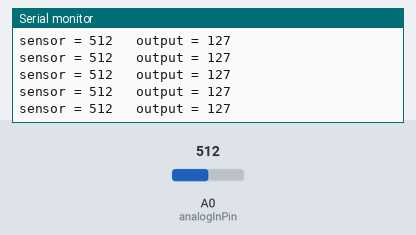
Simulated run of this sketch. Board: Arduino Uno, built with avr-gcc and run on an emulated ATmega328P. Parts: the last lines printed to the serial monitor. Inputs (shaded band) come from the test bench; at power-on: A0 (analogInPin) = 512.

Above: at 1.2 s.
1.3 s: A0 (analogInPin) set to 411
At 2.4 s:
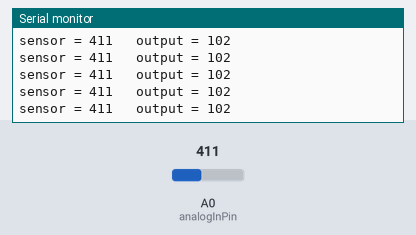
4.3 s: A0 (analogInPin) set to 387
At 5.3 s:
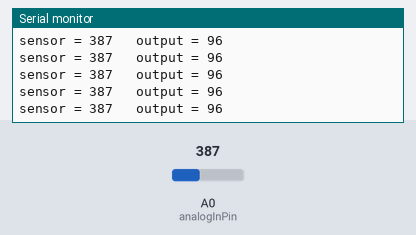
19.3 s: A0 (analogInPin) set to 983
At 19.9 s:
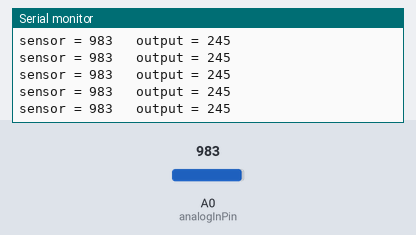
20.8 s: A0 (analogInPin) set to 1013
At 21.6 s:
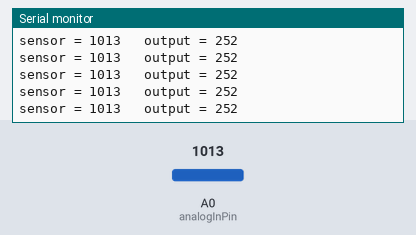
Timing chart, 0 to 23.3 s (numbered marks = the images above; inputs shaded):
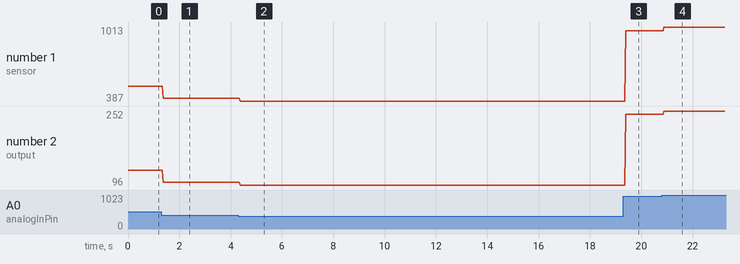

Measured:
- after the input at 1.3 s, the serial monitor: prints a new line after 0.07 s (image 1)
- after the input at 4.3 s, the serial monitor: prints a new line after 0.07 s (image 2)
- after the input at 19.3 s, the serial monitor: prints a new line after 0.09 s (image 3)
- after the input at 20.8 s, the serial monitor: prints a new line after 0.08 s (image 4)
- plotted number 1: 512 → 411 after the input at 1.3 s, 411 → 387 after the input at 4.3 s, 387 → 983 after the input at 19.3 s, 983 → 1013 after the input at 20.8 s
- plotted number 2: 127 → 102 after the input at 1.3 s, 102 → 96 after the input at 4.3 s, 96 → 245 after the input at 19.3 s, 245 → 252 after the input at 20.8 s

The sketch:

arduino-exercise2.ino
```cpp
const int analogInPin = A0;  // Analog input pin that the potentiometer is attached to
int sensorValue = 0;        // value read from the pot
int outputValue = 0; // the value we are going to use later on

void setup() {
  Serial.begin(9600);
}

void loop() {
  // read the analog in value:
  sensorValue = analogRead(analogInPin);

  // map it to the range of the analog out:
  outputValue = map(sensorValue, 0, 1023, 0, 255);

  Serial.print("sensor = ");
  Serial.print(sensorValue);
  Serial.print("\t output = ");
  Serial.println(outputValue);

  delay(2);
}
```

arduino-getvalue.ino
```cpp
String getValue(String data, char separator, int index) {
  int found = 0;
  int strIndex[] = {0, -1};
  int maxIndex = data.length()-1;

  for(int i=0; i<=maxIndex && found<=index; i++){
    if(data.charAt(i)==separator || i==maxIndex){
        found++;
        strIndex[0] = strIndex[1]+1;
        strIndex[1] = (i == maxIndex) ? i+1 : i;
    }
  }

  return found>index ? data.substring(strIndex[0], strIndex[1]) : "";
}

//source: https://stackoverflow.com/a/29673158/10974490

/* example usage:
  String demo = "red,green,blue"; // note the absence of spaces
  getValue(demo, ',', 0) // will return red
  getValue(demo, ',', 2) // will return blue
*/
```
